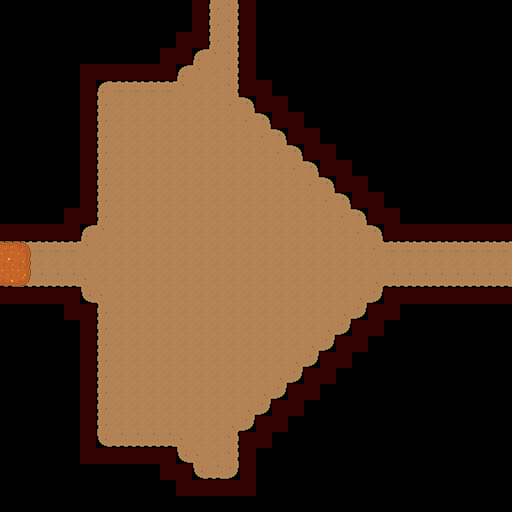

A 2D game scene composited from a Tiled map and its tileset images. What follows is a short description and the map's XML, with each tile layer's data collapsed to a summary:
An orthogonal 32x32 tile map with 16x16 px tiles, 3 tile layers (Tile Layer 1, Tile Layer 2, collisions), 3 tilesets.

<map version="1.0" orientation="orthogonal" renderorder="right-down" width="32" height="32" tilewidth="16" tileheight="16" nextobjectid="1">
 <tileset firstgid="1" source="roguelikeSheet_transparent.tsx" />
 <tileset firstgid="1768" source="roguelikeIndoor_transparent.tsx" />
 <tileset firstgid="2236" source="meta_tiles.tsx" />
 <layer name="Tile Layer 1" width="32" height="32">
  <data>[1024 cells, 388 non-empty, 13 distinct tile ids]</data>
 </layer>
 <layer name="Tile Layer 2" width="32" height="32">
  <data>[1024 cells, 6 non-empty, 6 distinct tile ids]</data>
 </layer>
 <objectgroup name="player" />
 <layer name="collisions" width="32" height="32">
  <data>[1024 cells, 124 non-empty, 2 distinct tile ids]</data>
 </layer>
</map>
